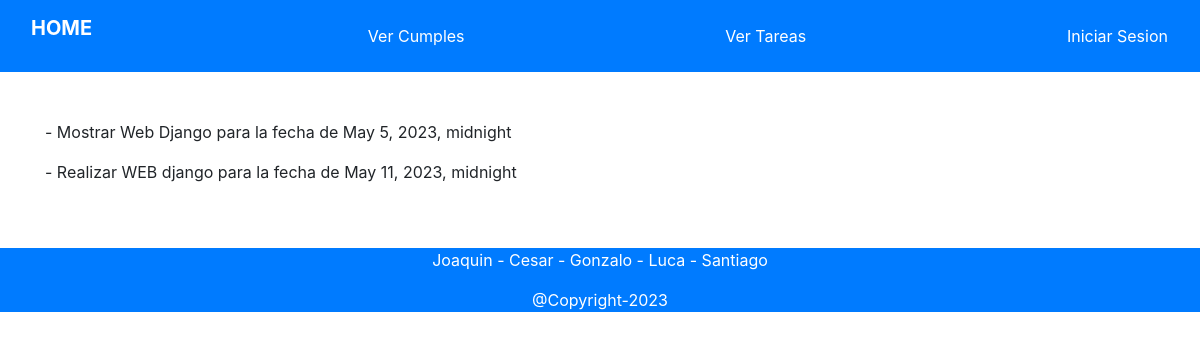
The page /verTareas on the database its author committed.
### APP/models.py (models this page shows)
class Tareas(models.Model):
    user = models.IntegerField()
    fecha = models.DateTimeField()
    descripcion = models.CharField(max_length=200)

### APP/views.py (the view)
# urls.py: path('verTareas',views.verTareas,name='verTareas'),
def verTareas(request):
    context=Tareas.objects.all()
    return render(request, 'paginas/verTareas.html', {'context':context})

### APP/templates/paginas/verTareas.html (shortened to what this page needs)
{% extends "paginas/base.html" %}
{% load static %}
{% block contenido %}
    <div class="container">
        {% for t in context %}
             <p> - {{ t.descripcion }} para la fecha de {{ t.fecha }}</p>
        {% endfor %}
    </div>
{% endblock %}

### rows shown on the page
Tareas: descripcion "Mostrar Web Django", fecha "May 5, 2023, midnight"
Tareas: descripcion "Realizar WEB django", fecha "May 11, 2023, midnight"
